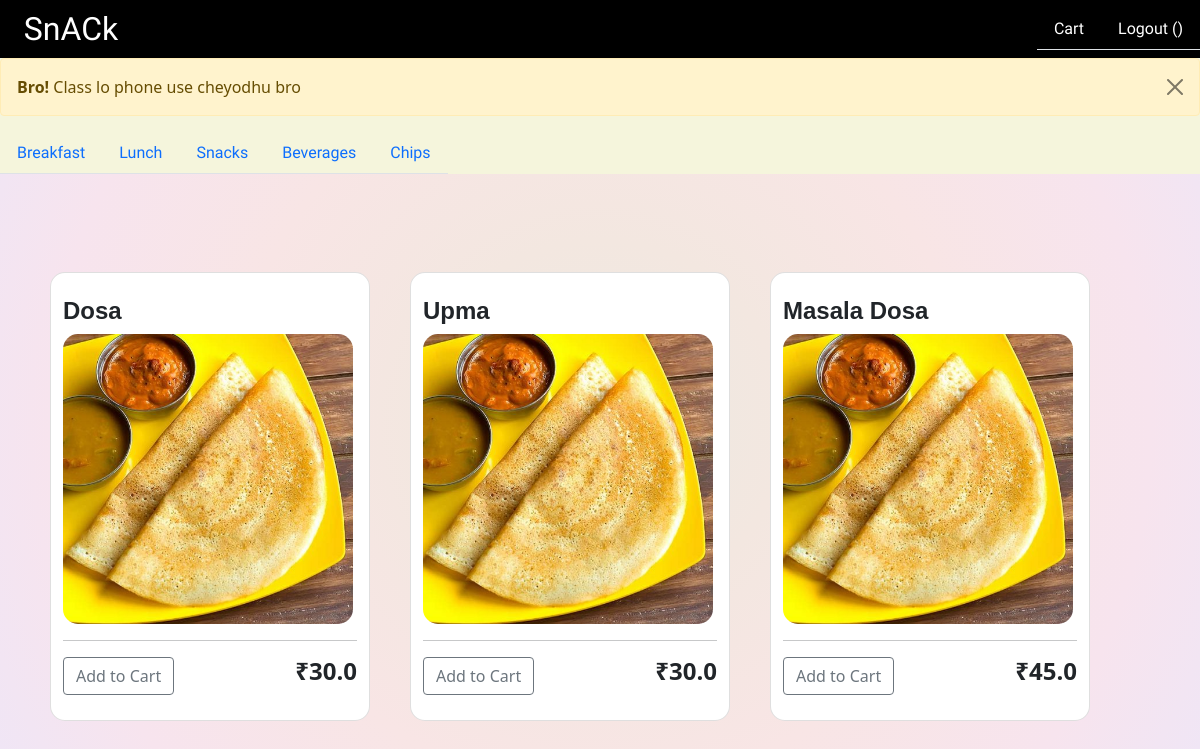
Page /menu/breakfast on the earlier database version.
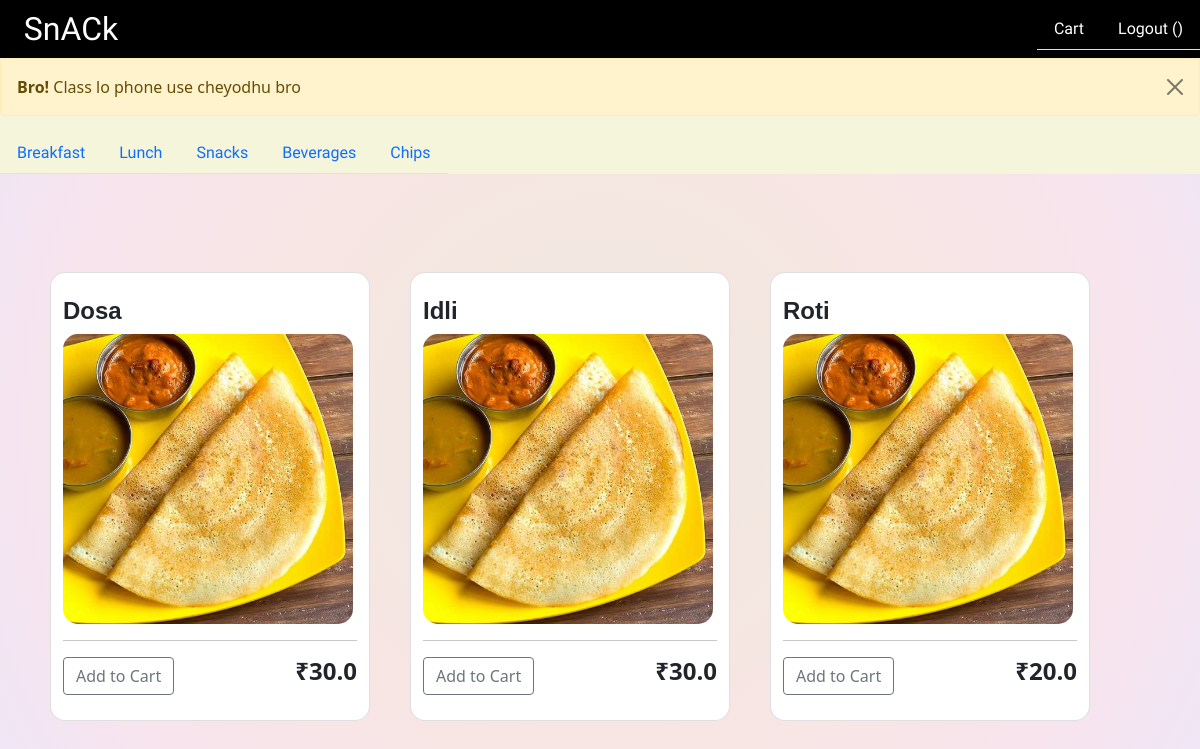
Same page on the later database version.
### menu/models.py (models this page shows, shortened)
class Food(models.Model):
	food_id=models.UUIDField(default=uuid.uuid4, editable=False, unique=True)
	fname = models.CharField(max_length=200)
	price = models.FloatField()
	fimage = models.ImageField(null=True, blank=True, upload_to='static/images/')
	is_veg=models.BooleanField(default=True)
	time=[('breakfast','breakfast'),('lunch','lunch'),('snacks','snacks'),('beverages','beverages'),('chips','chips')]
	meal_time=models.CharField(max_length=50,choices=time) #choices - Breakfast,Lunch,Snacks,Beverages

### menu/views.py (the view)
# urls.py: path('menu/breakfast',views.breakFast,name='breakfast'),
def breakFast(request):
    return render(request,'./breakfast.html',context={'food_breakfast':Food.objects.filter(meal_time='breakfast'),'user':request.user})

### menu/templates/breakfast.html (shortened to what this page needs)
{% extends 'main.html' %}
{% block content %}
<div class="container my-4">
    <div class="row">
        <div class="row  row-cols-lg-4 row-cols-sm-2 g-7">
            {% for f in food_breakfast %}
            <div class="card">
                <div class="product">
                    <br>
                    <h4 class="foodnames"><strong>{{f.fname}}</strong></h4>
                    <img class="ie" src="{{f.fimage.url}}" class="card-img-top" alt="...">
                    <hr>
                    <a href={% url 'add_to_cart_breakfast' f.food_id %}><button
                            class="btn btn-outline-secondary add-btn update-cart">Add to Cart</button></a>
                    <h4 class="foodprices" style="float: right"><strong>&#8377;{{f.price}}</strong></h4>
                </div>
            </div>
            {% endfor %}
        </div>
    </div>
</div>
{% endblock %}

Differences in the rows shown:
changed Food: fname "Upma" → "Idli"
changed Food: fname "Masala Dosa" → "Roti"; price "45.0" → "20.0"
